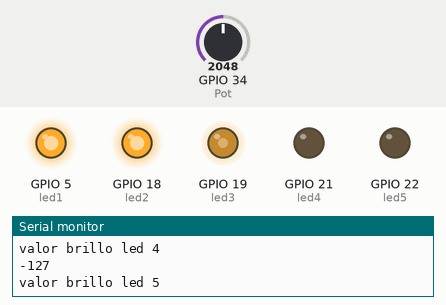
A sketch run on a simulated ESP32. On the bench: output pins drawn as LEDs (lit = HIGH), the last lines printed to the serial monitor. Inputs (shaded band) come from the test bench; at power-on: GPIO 34 (Pot) = 2048.

Above: at 1.2 s.
1.3 s: GPIO 34 (Pot) set to 2169
At 2.4 s:
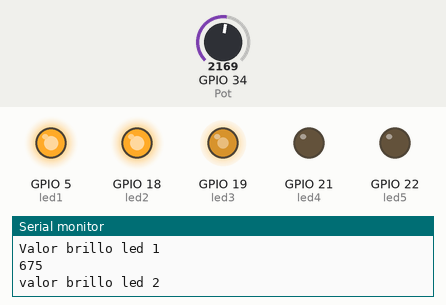
2.9 s: GPIO 34 (Pot) set to 2910
At 4.2 s:
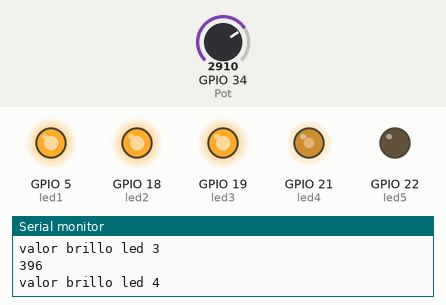
4.5 s: GPIO 34 (Pot) set to 3005
At 5.3 s:
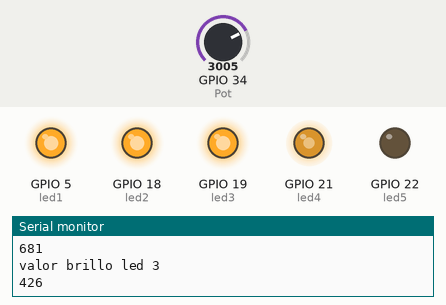
7.5 s: GPIO 34 (Pot) set to 2866
At 8.8 s:
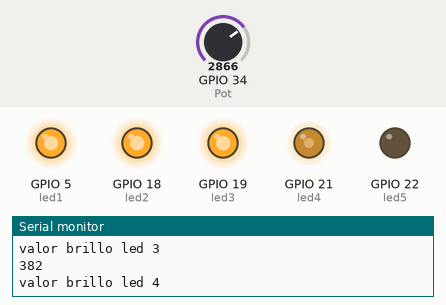
9.1 s: GPIO 34 (Pot) set to 1719
At 9.9 s:
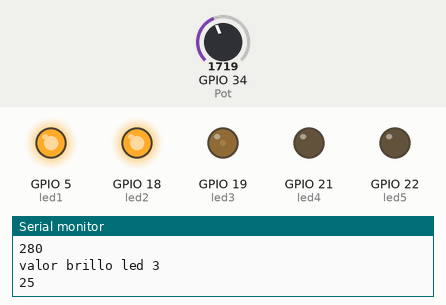
10.7 s: GPIO 34 (Pot) set to 1670
At 11.1 s:
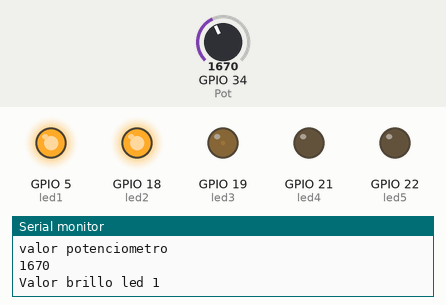
Timing chart, 0 to 13.3 s (numbered marks = the images above; inputs shaded):
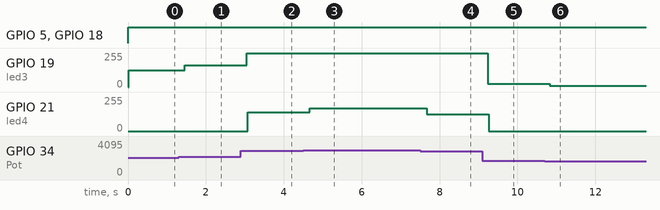

Measured:
- after the input at 1.3 s, GPIO 19 (led3): 127/255 → 165/255 after 0.16 s
- after the input at 2.9 s, GPIO 19 (led3): 165/255 → 255/255 after 0.15 s; GPIO 21 (led4): 0/255 → 141/255 after 0.18 s
- after the input at 4.5 s, GPIO 21 (led4): 141/255 → 170/255 after 0.17 s
- after the input at 7.5 s, GPIO 21 (led4): 170/255 → 127/255 after 0.17 s
- after the input at 9.1 s, GPIO 19 (led3): 255/255 → 25/255 after 0.14 s; GPIO 21 (led4): 127/255 → 0/255 after 0.17 s
- after the input at 10.7 s, GPIO 19 (led3): 25/255 → 9/255 after 0.13 s

The sketch:

sketch_sep18a.ino
```cpp
int valorPot=0;
const int Pot=34;
const int led1= 5;
const int led2= 18;
const int led3= 19;
const int led4= 21;
const int led5= 22;
int luminosidad =0;
void setup() {
  pinMode(Pot, INPUT);
  Serial.begin(9600);
  pinMode(led1, OUTPUT);
  pinMode(led2, OUTPUT);
  pinMode(led3, OUTPUT);
  pinMode(led4, OUTPUT);
  pinMode(led5, OUTPUT);
}

void loop() {
valorPot = analogRead(Pot);
int brilloled=map(valorPot,0,819,0,255);
int brilloled2=map(valorPot,819,1637,0,255);
int brilloled3=map(valorPot,1638,2456,0,255);
int brilloled4=map(valorPot,2457,3275,0,255);
int brilloled5=map(valorPot,3276,4095,0,255);
analogWrite(led1,brilloled);
Serial.println("valor potenciometro");
Serial.println(valorPot);
Serial.println("Valor brillo led 1");
Serial.println(brilloled);


analogWrite(led2,brilloled2);
Serial.println("valor brillo led 2");
Serial.println(brilloled2);

analogWrite(led3,brilloled3);
Serial.println("valor brillo led 3");
Serial.println(brilloled3);

analogWrite(led4,brilloled4);
Serial.println("valor brillo led 4");
Serial.println(brilloled4);

analogWrite(led5,brilloled5);
Serial.println("valor brillo led 5");
Serial.println(brilloled5);

}
```
